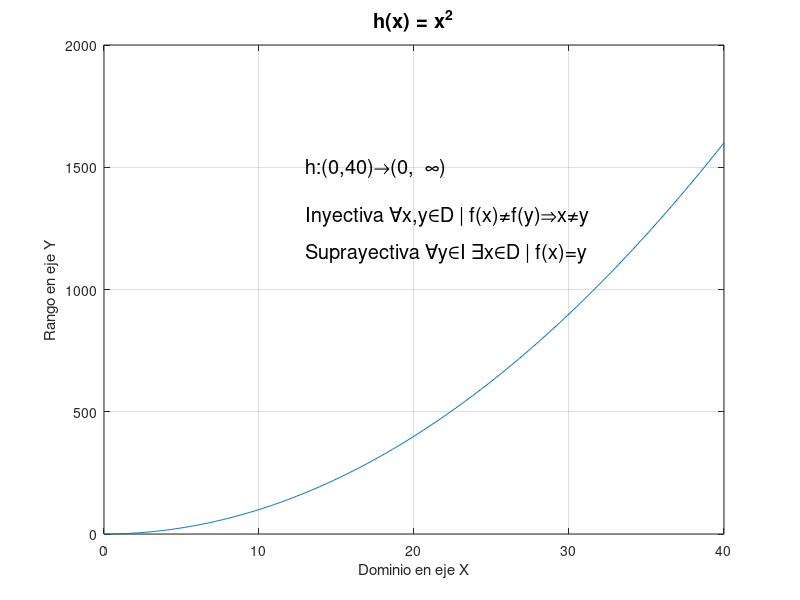

Here is the MATLAB script that generated this plot:
%Octave Script
%Title		    :Funcion inyectiva, biyectiva y suprayectiva
%Description	:Script que grafica funcion y clasifica
%Author	      :Sarai Lucas Nieto
%Date		      :20211116
% Version	    :2
% Usage		    :octave> /path/FuncionNum2_Cal.m
% Notes		    :Se requiere de la aplicacion Octave

clear
%Intervalo de funcion 
x=0:0.1:40;
% Funcion para graficar
hx= x.^2;
% Plotear funcion 
plot(x, hx);
grid
% Titulo de grafica
title(['\fontsize{20}h(x) = x^2']);
%Etiqueta para eje de las(x)
xlabel(['Dominio en eje X']);
%Etiqueta para eje de las(y)
ylabel(['Rango en eje Y']);

text(13,1500,strcat('\fontsize{20}h:(0,40){\rightarrow}(0,{	\infty})'));
text(13,1300,strcat('\fontsize{20}Inyectiva \forallx,y\inD | f(x)\neqf(y)\Rightarrowx\neqy'));
text(13,1150,strcat('\fontsize{20}Suprayectiva \forally\inI \existsx\inD | f(x)=y'));
% Salidas impresas
f = 'h(x) = x^2';
fun= 'h:(0, 40)->(0,oo)';
tipo = ' De tipo Biyectiva';
e = 'Es suprayectiva porque todos los elementos de la I h(x) tiene un valor en el dominio';
e2 = 'Es inyectiva porque a cada valor del dominio le corresponde uno diferente del rango';

disp('');
disp(['La funcion:', num2str(f)]);
disp('');
disp([num2str(fun)]);
disp(['Esta es una funcion: ', num2str(tipo)]);
disp([num2str(e)]);
disp([num2str(e2)]);
disp('');